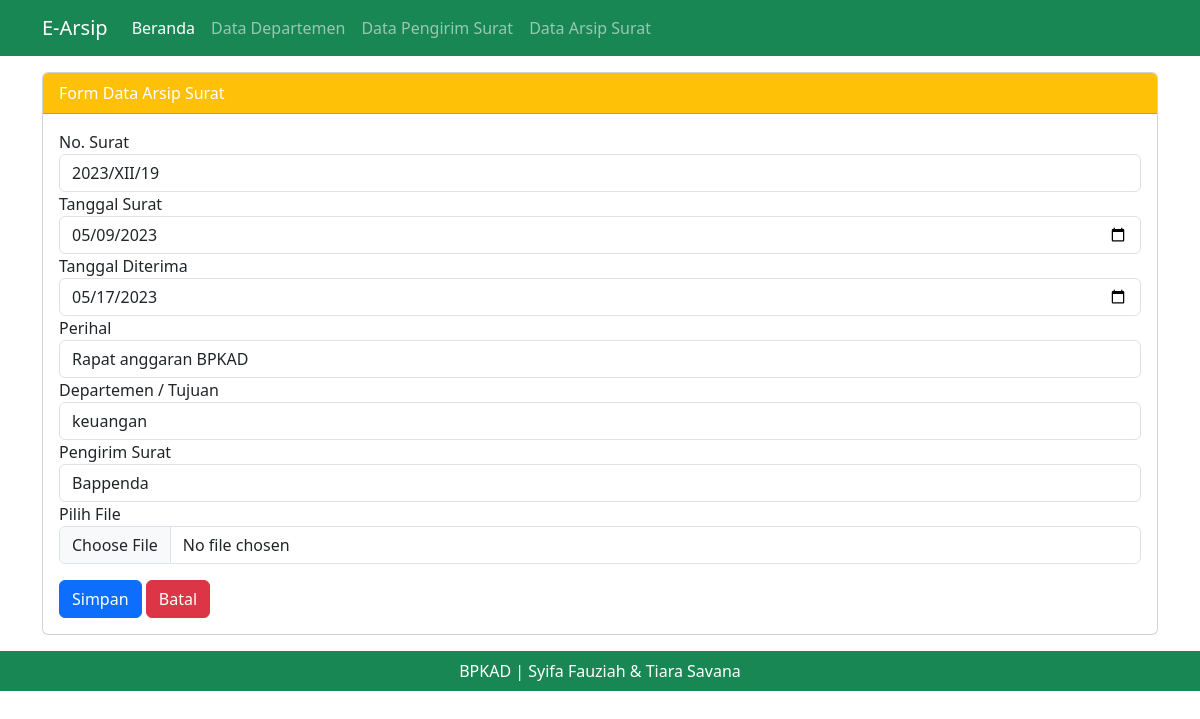
Page /admin.php?halaman=arsip_surat&hal=edit&id=3 (signed in) on the committed database.
### tables this page shows
CREATE TABLE `tbl_arsip` (
  `id_arsip` int(11) NOT NULL,
  `no_surat` varchar(30) NOT NULL,
  `tanggal_surat` date NOT NULL,
  `tanggal_diterima` date NOT NULL,
  `perihal` varchar(100) NOT NULL,
  `id_departemen` int(11) NOT NULL,
  `id_pengirim` int(11) NOT NULL,
  `file` text NOT NULL
);

CREATE TABLE `tbl_departemen` (
  `id_departemen` int(11) NOT NULL,
  `nama_departemen` varchar(50) NOT NULL
);

CREATE TABLE `tbl_pengirim_surat` (
  `id_pengirim_surat` int(11) NOT NULL,
  `nama_pengirim` varchar(50) NOT NULL,
  `alamat` text NOT NULL,
  `no_hp` varchar(20) NOT NULL,
  `email` varchar(30) NOT NULL
);

### admin.php (called while the page is built, shortened)
<?php include "template/header.php";?>
<?php include "content.php";?>
<?php include "template/footer.php";?>

### modul/arsip/form.php (the view, shortened to what this page needs)
<?php
    if(isset($_GET['hal']))
  {
    if($_GET['hal'] =="edit")
    {
    $tampil = mysqli_query($koneksi, "SELECT
                                    tbl_arsip.*,
                                    tbl_departemen.nama_departemen,
                                    tbl_pengirim_surat.nama_pengirim, tbl_pengirim_surat.no_hp
                                    FROM
                                    tbl_arsip, tbl_departemen, tbl_pengirim_surat
                                    WHERE
                                    tbl_arsip.id_departemen = tbl_departemen.id_departemen
                                    and tbl_arsip.id_pengirim = tbl_pengirim_surat.id_pengirim_surat and tbl_arsip.id_arsip='$_GET[id]'");
    $data = mysqli_fetch_array($tampil);
    if($data)
    {
      $vno_surat= $data['no_surat'];
      $vtanggal_surat = $data['tanggal_surat'];
      $vtanggal_diterima = $data['tanggal_diterima'];
      $vperihal = $data['perihal'];
      $vid_departemen = $data['id_departemen'];
      $vnama_departemen = $data['nama_departemen'];
      $vid_pengirim = $data['id_pengirim'];
      $vnama_pengirim = $data['nama_pengirim'];
      $vfile = $data['file'];
    }
    }
  }
?>
<div class="card mt-3">
  <div class="card-header bg-warning text-white ">
    Form Data Arsip Surat
  </div>
  <div class="card-body">
  <form method="post" action="" enctype="multipart/form-data">
  <div class="form-group">
    <label for="no_surat">No. Surat</label>
    <input type="text" class="form-control" id="no_surat" name="no_surat" value="<?=@$vno_surat?>">
  </div>
  <div class="form-group">
    <label for="tanggal_surat">Tanggal Surat</label>
    <input type="date" class="form-control" id="tanggal_surat" name="tanggal_surat" value="<?=@$vtanggal_surat?>">
  </div>
  <div class="form-group">
    <label for="tanggal_diterima">Tanggal Diterima</label>
    <input type="date" class="form-control" id="tanggal_diterima" name="tanggal_diterima" value="<?=@$vtanggal_diterima?>">
  </div>
  <div class="form-group">
    <label for="perihal">Perihal</label>
    <input type="text" class="form-control" id="perihal" name="perihal" value="<?=@$vperihal?>">
  </div>
  <div class="form-group">
    <label for="id_departemen">Departemen / Tujuan</label>
    <select class="form-control" name="id_departemen">
        <option value="<?=@$vid_departemen?>"><?=@$vnama_departemen?></option>
    </select>
  </div>
  <div class="form-group">
    <label for="id_pengirim">Pengirim Surat</label>
    <select class="form-control" name="id_pengirim">
        <option value="<?=@$vid_pengirim?>"><?=@$vnama_pengirim?></option>
    </select>
  </div>
  <div class="form-group">
    <label for="file">Pilih File</label>
    <input type="file" class="form-control" id="file" name="file" value="<?=@$vfile?>">
  </div>
  <button type="submit" name="bsimpan" class="btn btn-primary mt-3">Simpan</button>
  <button type="reset" name="bbatal" class="btn btn-danger mt-3">Batal</button>
</form>
  </div>
</div>

### rows in the picture
tbl_arsip: no_surat "2023/XII/19", tanggal_surat "05/09/2023", tanggal_diterima "05/17/2023", perihal "Rapat anggaran BPKAD", id_departemen "keuangan", id_pengirim "Bappenda"
